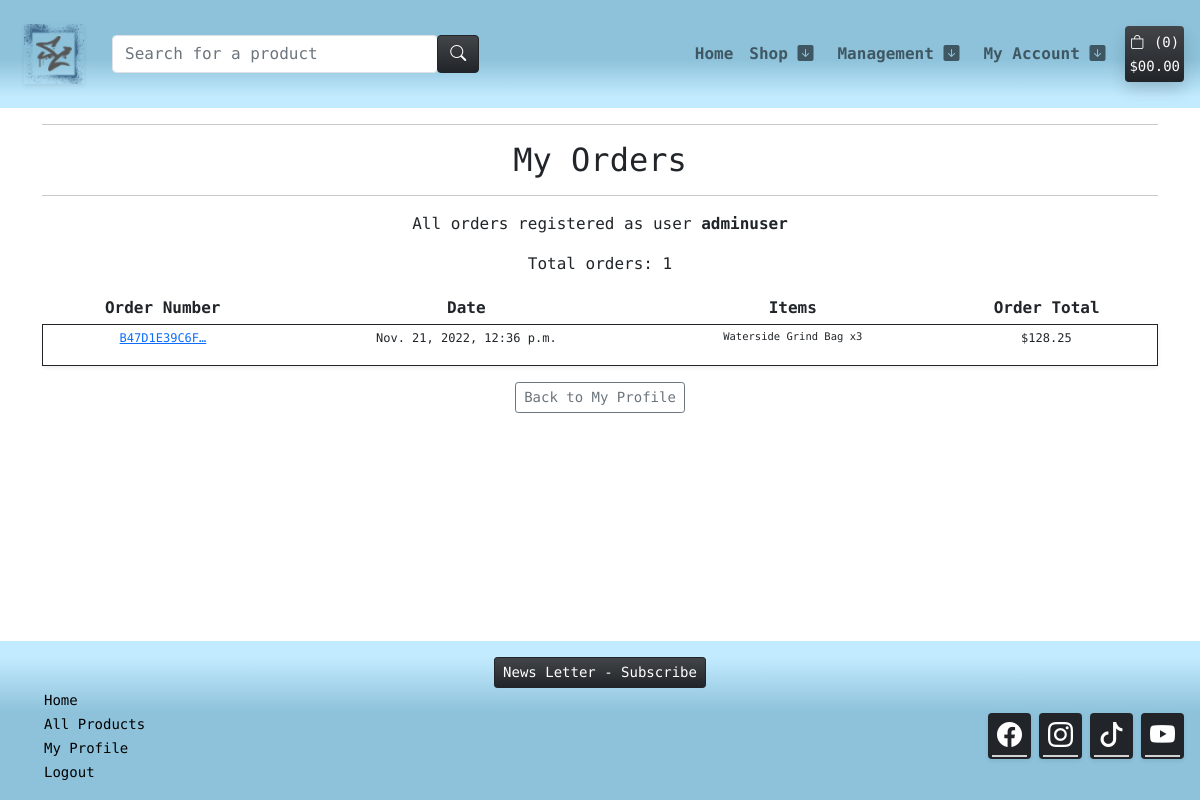
Before: /profile/my-orders/ (signed in) with the older database file.
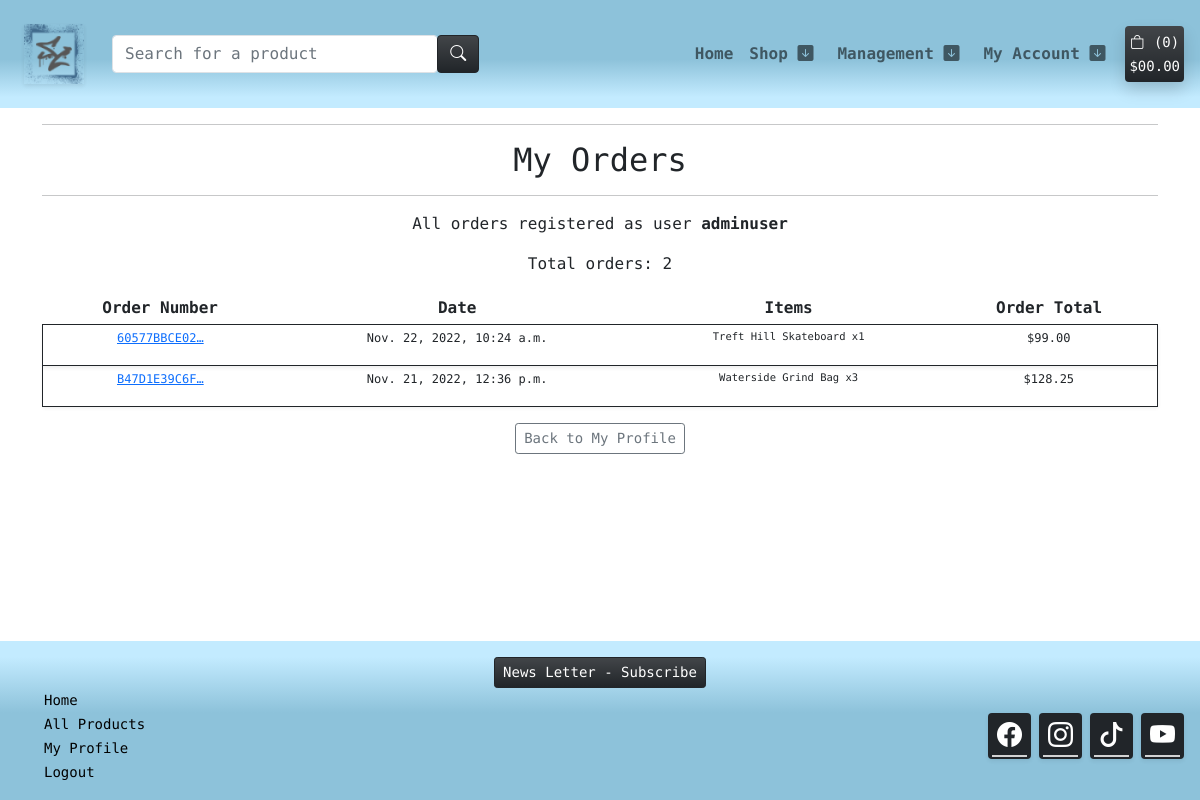
After: the same page with the newer database file.
### checkout/models.py (models this page shows, shortened)
class Order(models.Model):
    order_number = models.CharField(max_length=32, null=False, editable=False)
    user_profile = models.ForeignKey(UserProfile, on_delete=models.SET_NULL,
                                     null=True, blank=True,
                                     related_name='orders')
    full_name = models.CharField(max_length=50, null=False, blank=False)
    email = models.EmailField(max_length=254, null=False, blank=False)
    phone_number = models.CharField(max_length=20, null=False, blank=False)
    country = CountryField(blank_label='Country *', null=False, blank=False)
    postcode = models.CharField(max_length=20, null=True, blank=True)
    town_or_city = models.CharField(max_length=40, null=False, blank=False)
    street_address1 = models.CharField(max_length=80, null=False, blank=False)
    street_address2 = models.CharField(max_length=80, null=True, blank=True)
    county = models.CharField(max_length=80, null=True, blank=True)
    date = models.DateTimeField(auto_now_add=True)
    valid_coupon = models.CharField(max_length=25, null=True, blank=True)
    discount_total = models.DecimalField(max_digits=6, decimal_places=2,
                                         null=False, default=0)
    delivery_cost = models.DecimalField(max_digits=6, decimal_places=2,
                                        null=False, default=0)
    order_total = models.DecimalField(max_digits=10, decimal_places=2,
                                      null=False, default=0)
    grand_total = models.DecimalField(max_digits=10, decimal_places=2,
                                      null=False, default=0)
    original_bag = models.TextField(null=False, blank=False, default='')
    stripe_pid = models.CharField(max_length=254, null=False,
                                  blank=False, default='')
    STATUS_A = 'Payment Approved'
    STATUS_ONE = 'Order printed'
    STATUS_TWO = 'Order picked'
    STATUS_THREE = 'Order packed'
    STATUS_FOUR = 'Order shipped'
    STATUS_FIVE = 'Order delivered'
    ORDER_STATUS = [
        (STATUS_A, 'Payment Approved'),
        (STATUS_ONE, 'Order printed'),
        (STATUS_TWO, 'Order picked'),
        (STATUS_THREE, 'Order packed'),
        (STATUS_FOUR, 'Order shipped'),
        (STATUS_FIVE, 'Order delivered')
        ]
    status = models.CharField(
        max_length=25,
        choices=ORDER_STATUS,
        blank=False, default=STATUS_A
        )

class OrderLineItem(models.Model):
    order = models.ForeignKey(Order, null=False, blank=False,
                              on_delete=models.CASCADE,
                              related_name='lineitems')
    product = models.ForeignKey(Product, null=False, blank=False,
                                on_delete=models.CASCADE)
    quantity = models.IntegerField(null=False, blank=False, default=0)
    lineitem_total = models.DecimalField(max_digits=6, decimal_places=2,
                                         null=False, blank=False,
                                         editable=False)

### products/models.py (models this page shows, shortened)
class Product(models.Model):
    sku = models.SmallAutoField(primary_key=True)
    name = models.CharField(max_length=150, unique=True)
    release_date = models.DateTimeField(auto_now_add=True)
    category = models.ForeignKey('Category', null=True, blank=True,
                                 on_delete=models.SET_NULL)
    quantity_available = models.IntegerField(default=100,
                                             validators=[MinValueValidator(0)]
                                             )
    description = models.TextField()
    price = models.DecimalField(max_digits=6, decimal_places=2)
    offer = models.ForeignKey(Offer, null=True, blank=True,
                              on_delete=models.SET_NULL)
    discount = models.DecimalField(max_digits=6, decimal_places=2,
                                   null=True, blank=True)
    product_image = models.ImageField(null=True, blank=True)
    product_image_url = models.URLField(max_length=1024, null=True, blank=True)
    slug = models.SlugField(max_length=254, null=True, blank=True, unique=True)
    class Meta:
        ordering = ['-release_date']

### profiles/views.py (the view)
# urls.py: path('my-orders/', views.orders_list, name='orders_list'),
@login_required
def orders_list(request):
    profile = get_object_or_404(UserProfile, user=request.user)
    orders = profile.orders.all().order_by("-date")
    total_orders_list = orders.count()
    context = {
        'orders': orders,
        'total_orders_list': total_orders_list
    }
    return render(request, 'profiles/orders_list.html', context)

### templates/profiles/orders_list.html
{% extends "base.html" %}
{% load i18n %}
{% block content %}
<div class="container text-center">
    <hr>
    <h2 class="m-2">My Orders</h2>
    <hr>
</div>
{% load account %}
<div class="container text-center">
    <div class="row">
        {% if orders %}
        <div class="col-12 text-center">
            <p>All orders registered as user <strong>{% user_display user %}</strong></p>
            <p>Total orders: {{ total_orders_list }}</p>
        </div>
        <div class="col-12 table-responsive">
            <table class="table table-sm table-borderless">
                <thead>
                    <tr>
                        <th>Order Number</th>
                        <th>Date</th>
                        <th>Items</th>
                        <th>Order Total</th>
                    </tr>
                </thead>
                <tbody>
                    {% for order in orders %}
                        <tr class="border border-dark fw-light shadow-sm" style="font-size: 12px;">
                            <td>
                                <a href="{% url 'order_details' order.order_number %}"
                                title="{{ order.order_number }}">
                                    {{ order.order_number|truncatechars:12 }}
                                </a>
                            </td>
                            <td>{{ order.date }}</td>
                            <td>
                                <ul class="list-unstyled">
                                    {% for item in order.lineitems.all %}
                                        <li class="small">
                                            {{ item.product.name }} x{{ item.quantity }}
                                        </li>
                                    {% endfor %}
                                </ul>
                            </td>
                            <td>${{ order.grand_total }}</td>
                        </tr>
                    {% endfor %}
                </tbody>
            </table>
        </div>
        {% else %}
        <div class="container text-center">
            <p class="m-1">We have not identified any orders finalized with the user </p>
            <a class="btn btn-sm btn-dark bg-gradient m-3" href="{% url 'products' %}">Back to Shop</a>
        </div>
        {% endif %}
        <div>
            <a class="btn btn-sm btn-outline-secondary mb-4" href="{% url 'profile' %}">Back to My Profile</a>
        </div>
    </div>
</div>
{%endblock%}

Changed rows visible on the page:
added Order: order_number "60577BBCE02…", date "Nov. 22, 2022, 10:24 a.m.", grand_total "99.00"
added OrderLineItem: product.name "Treft Hill Skateboard", quantity "1", shown under "60577BBCE02…"
Other visible differences:
{{ total_orders_list }}: "1" → "2"
